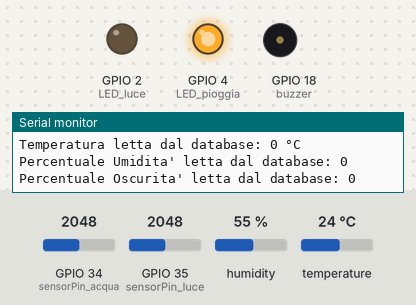
Simulated run of this sketch. Board: ESP32. Shown: output pins drawn as LEDs (lit = HIGH), buzzer (waves = sounding), the last lines printed to the serial monitor. Dashed ring = blinking. Inputs (shaded band) come from the test bench; at power-on: GPIO 35 (sensorPin_luce) = 2048, GPIO 34 (sensorPin_acqua) = 2048, humidity 55 %, temperature 24 °C. WiFi joins after 1.5 s; servers stay silent unless stated; the local clock reads 2024-03-15 10:24:30 at power-on unless the sketch sets it; the Firebase database answers and starts empty.

Above: at 5.7 s.
5.8 s: GPIO 35 (sensorPin_luce) set to 2880
At 6.49 s:
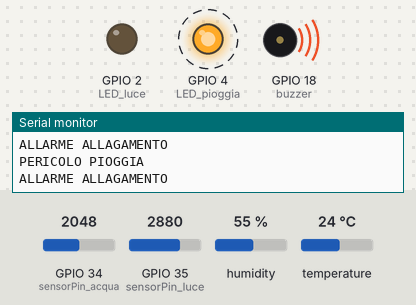
9.3 s: GPIO 35 (sensorPin_luce) set to 2953
At 10.7 s:
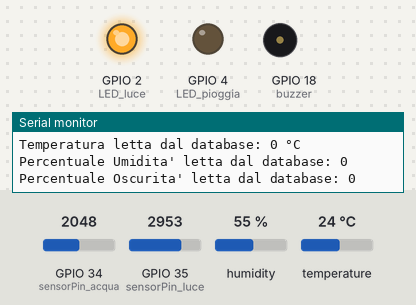
12.8 s: GPIO 34 (sensorPin_acqua) set to 1386
21.5 s: GPIO 34 (sensorPin_acqua) set to 1323
At 22.3 s:
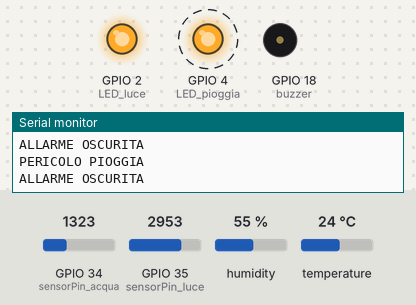
25.0 s: humidity set to 42 %
28.5 s: humidity set to 39 %
At 30.4 s:
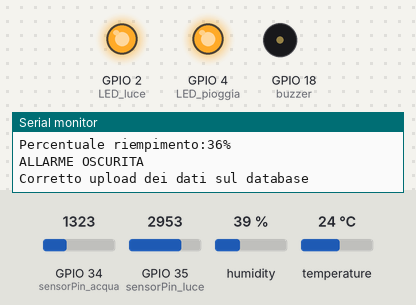
Timing chart, 0 to 31.0 s (numbered marks = the images above; inputs shaded):
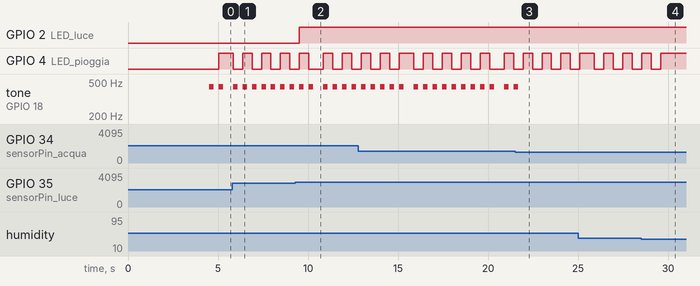

The sketch:

main.ino
```cpp
//INCLUSIONE LIBRERIE E FILES
#include <WiFi.h>
#include <FirebaseESP32.h>
#include <WebServer.h>
#include <Adafruit_Sensor.h>
#include <DHT.h>
#include <DHT_U.h>
#include <ESP32Servo.h>
#include <ESP32Tone.h>

#include "secrets.h"
#include "homepage.h"

//DICHIARAZIONE E DEFINIZIONE DEI PARAMETRI
FirebaseData firebasedata;
const int DHTPIN = 5;
const int DHTTYPE = DHT11;
DHT_Unified dht(DHTPIN, DHTTYPE);
unsigned long previousMillis1 = 0;
unsigned long interval1 = 500;
unsigned long previousMillis2 = 0;
unsigned long interval2 = 5000;
unsigned long previousMillis3 = 0;//servono per rendere il programma non bloccante
const int buzzer = 18;
const int sensorPin_acqua = 34;
const int sensorPin_luce = 35;
const int LED_luce = 2;
const int LED_pioggia = 4;
int ledState = 0;
int Temp;
int Humd;
int liquid_level=0;
int light_level=0;
int timezone = 2;
int dst = 0;
String timestamp = "";
String LMst = "OFF";
String COPst = "OFF";
String DRst = "OFF";
int myLM = 0;
int myWL = 0;
int myTP = 0;
int myHM = 0;
String bg_L ="#ff8566";
String bg_W ="#ff8566";
String bg_T ="#ff8566";
String contL = "#ff5c33";
String contW = "#ff5c33";
String contT = "#ff5c33";//parametri usati per gestire la pagina html

WebServer server(80);

//DEFINIZIONE FUNZIONI
//indica la pagina inviata dal server quando si accede all'IP
void handleRoot()
{
  Serial.println("GET /");
  server.send(200, "text/html", request);
}

//gestisce il caso in cui richieda un URI non valido
void handleNotFound()
{
  server.send(404, "text/plain", "404: Not found");
}

//calcola e restituisce il timestamp locale
String get_timestamp()
{

  String timestamp = "";
  time_t now = time(nullptr);
  timestamp = String(ctime(&now));
  timestamp.remove(24);

  if (timestamp.endsWith("1970"))
  {
    return "";
  }

  else
  {
    return timestamp;
  }
}

//SETUP
void setup()
{
  delay(3000);
  Serial.begin(115200);
  Serial.printf("Connessione a %s\n", ssid);
  WiFi.begin(ssid,password); //la scheda si connette alla rete
  while (WiFi.status() != WL_CONNECTED)
  {
    delay(500);
    Serial.print(".");
  }
  Serial.println();
  Serial.print("Connesso, il tuo IP address: ");
  Serial.println(WiFi.localIP());

  Firebase.begin(FIREBASE_HOST, FIREBASE_AUTH);//inizializza Firebase
  configTime(timezone * 3600, dst * 0, "pool.ntp.org", "time.nist.gov");

  server.on("/", handleRoot);  //indica quale funzione eseguire quando il client fa il GET dell'URL root
  server.onNotFound(handleNotFound);
  server.begin(); //inizializza il server
  Serial.print("HTTP server started at ");  Serial.println(WiFi.localIP());

  dht.begin(); //inizializza il sensore DHT11
  sensor_t sensor;
  dht.temperature().getSensor(&sensor);
  dht.humidity().getSensor(&sensor);
  pinMode(sensorPin_acqua, INPUT);
  pinMode(sensorPin_luce, INPUT);
  pinMode(buzzer, OUTPUT);
  pinMode(LED_luce, OUTPUT);
  pinMode(LED_pioggia, OUTPUT);
  digitalWrite(LED_luce, LOW);
  digitalWrite(LED_pioggia, ledState);
}

//LOOP
void loop()
{
  unsigned long currentMillis = millis();
  server.handleClient();

  //lettura dati dai sensori
  liquid_level = analogRead(sensorPin_acqua);
  light_level = analogRead(sensorPin_luce);

  int percentage_water = ((liquid_level-1250)*100UL)/200UL; //alimentando a 3.3V, appena lo immergo legge 1200, quando è pieno 1450
  int percentage_dark = light_level*100UL/4095UL; //4095 è il val max quando alimento il sensore con 5V

  sensors_event_t event;
  dht.temperature().getEvent(&event);
  if(currentMillis - previousMillis2 > interval2)
  {
    previousMillis2 = currentMillis;

    if (isnan(event.temperature))
    {
      Serial.println("Error reading temperature!");
    }
    else
    {
      Serial.print("Temperatura: ");Serial.print(event.temperature);Serial.println("°C");
      Temp = event.temperature;
    }
    dht.humidity().getEvent(&event);
    if (isnan(event.relative_humidity))
    {
      Serial.println("Error reading humidity!");
    }
    else
    {
      Serial.print("Umidità: ");Serial.print(event.relative_humidity);Serial.println("%");
      Humd = event.relative_humidity;
    }
    Serial.print("Percentuale oscurità:");Serial.print(percentage_dark);Serial.println("%");
    if(liquid_level < 1250)
    {
      percentage_water = 0;
      Serial.println("Il sensore di livello è fuori dall'acqua");
    }
    else if(liquid_level > 1450)
    {
      percentage_water = 100;
    }
    else
    {
      Serial.print("Percentuale riempimento:");Serial.print(percentage_water);Serial.println("%");
    }
  }
  //aggiornamento stato attuatori e parametri della funzione GetValue()
  if(currentMillis - previousMillis1 > interval1)
  {
    previousMillis1 = currentMillis;
    if(Temp < 25 && Humd > 40)
    {
      Serial.println("PERICOLO PIOGGIA");
      ledState ^= 1; //XOR tra ledState e 1 in modo che ad ogni "giro" modifichi il valore di ledState
      digitalWrite(LED_pioggia, ledState);
      COPst = "ON";
      bg_T ="#b3ffb3";
      contT = "#00e600";
      myTP=Temp;
      myHM=Humd;
    }
    else
    {
      COPst="OFF";
      contT = "#ff5c33";
      bg_T ="#ff8566";
      myTP=Temp;
      myHM=Humd;
    }

    if(liquid_level > 1250)
    {
      if(percentage_water > 50)
      {
        Serial.println("ALLARME ALLAGAMENTO");
        tone(buzzer,440, 250);
        DRst = "ON";
        bg_W ="#b3ffb3";
        contW = "#00e600";
        myWL = percentage_water;
      }
      else
      {
        DRst="OFF";
        contW = "#ff5c33";
        bg_W ="#ff8566";
        myWL = percentage_water;
      }
    }
    else
    {
      percentage_water = 0;
    }

    if(percentage_dark > 70)
    {
      Serial.println("ALLARME OSCURITA");
      digitalWrite(LED_luce, HIGH);
      LMst = "ON";
      bg_L ="#b3ffb3";
      contL = "#00e600";
      myLM = percentage_dark;
    }
    else
    {
      digitalWrite(LED_luce, LOW);
      LMst="OFF";
      contL = "#ff5c33";
      bg_L ="#ff8566";
      myLM = percentage_dark;
    }
  }

  timestamp = get_timestamp();

  //inizio parte firebase
  FirebaseJson dati;
  dati.set("timestamp", timestamp);
  dati.set("Temperatura", myTP);
  dati.set("Umidita'", myHM);
  dati.set("Oscurita'", percentage_dark);
  dati.set("Livello acqua", percentage_water);
  if (currentMillis - previousMillis3 > interval2)
  {
    previousMillis3 = currentMillis;
    if(Firebase.updateNode(firebasedata, "/Board:"+timestamp, dati))
    {
      Serial.println("Corretto upload dei dati sul database");
    }

    if(Firebase.get(firebasedata, "/Board:"+timestamp+"/Temperatura"))
    {
      Serial.printf("Temperatura letta dal database: %d °C\n", firebasedata.intData());
    }
    if(Firebase.get(firebasedata, "/Board:"+timestamp+"/Umidita'"))
    {
      Serial.printf("Percentuale Umidita' letta dal database: %d\n", firebasedata.intData());
    }
    if(Firebase.get(firebasedata, "/Board:"+timestamp+"/Oscurita'"))
    {
      Serial.printf("Percentuale Oscurita' letta dal database: %d\n", firebasedata.intData());
    }
    if(Firebase.get(firebasedata, "/Board:"+timestamp+"/Livello acqua"))
    {
      Serial.printf("Livello acqua letto dal database: %d\n", firebasedata.intData());
    }
  }

  GetValue(String(myLM), LMst, String(myWL), COPst, DRst, String(myTP), bg_L, bg_W, bg_T, contL, contW, contT, String(myHM));
  delay(50);
}
```

Measured:
- the behaviour switches between 2907 and 2908 on GPIO 35 (sensorPin_luce) (found by bisection; images 1 and 2)
- the behaviour switches between 1352 and 1351 on GPIO 34 (sensorPin_acqua) (found by bisection; images 2 and 3)
- the behaviour switches between 41 and 40 % on humidity (found by bisection; images 3 and 4)
- after the input at 9.3 s, GPIO 2 (LED_luce): LOW → HIGH after 0.22 s
- after the input at 21.5 s, tone on GPIO 18 (buzzer): goes on until 21.7 s, then stays silent
- after the input at 28.5 s, GPIO 4 (LED_pioggia): goes on until 29.6 s, then stays HIGH
- by itself, tone on GPIO 18 (buzzer): plays 440 Hz for 0.25 s, 440 Hz for 0.25 s, 440 Hz for 0.25 s, 440 Hz for 0.25 s, 440 Hz for 0.25 s, 440 Hz for 0.25 s … (16 notes in this stretch)
